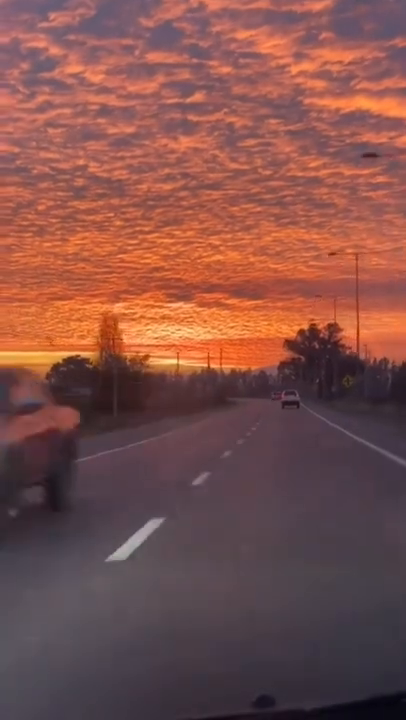
#> input picture frame 31 of challenge_vid2.mp4, 406 x 720 px, given in place of road_video.mp4, which was not available
$ python LaneLines.py
#> lines starting #> are read from the running program, lines starting #| are printed output that depends on the picture; after the words box and inside, x2 and y2 are one past the last pixel; in counts of white or black regions, pixels touching at a corner belong together; pictures that were not available may be replaced by others from this repository, and a replacement may not be noted
import cv2
import numpy as np

class LaneLines:
    """
    Lane and curve detection with polynomial fitting + lane departure warning.
    """
    def __init__(self):
        # Canny thresholds
        self.low_threshold = 50
        self.high_threshold = 150

        # Morphology to clean up edges
        self.kernel = np.ones((5, 5), np.uint8)

        # Lane departure threshold (pixels)
        self.departure_threshold = 80

    def region_of_interest(self, img):
        """Apply a polygonal mask to focus on the road area."""
        height, width = img.shape[:2]
        mask = np.zeros_like(img)

        polygon = np.array([[
            (0, height),
            (width * 0.4, height * 0.6),
            (width * 0.6, height * 0.6),
            (width, height)
        ]], dtype=np.int32)

        cv2.fillPoly(mask, polygon, 255)
        return cv2.bitwise_and(img, mask)

    def preprocess(self, frame):
        """Convert to grayscale, blur, and edge detection."""
        gray = cv2.cvtColor(frame, cv2.COLOR_BGR2GRAY)
        blur = cv2.GaussianBlur(gray, (5, 5), 0)
        edges = cv2.Canny(blur, self.low_threshold, self.high_threshold)
        edges = cv2.dilate(edges, self.kernel, iterations=1)
        edges = cv2.erode(edges, self.kernel, iterations=1)
        return edges

    def fit_polyline(self, points, frame, color=(0, 255, 0)):
        """Fit a polynomial curve and draw it on the frame."""
        if len(points) < 10:
            return None, frame

        points = np.array(points)
        x = points[:, 0]
        y = points[:, 1]

        # Fit quadratic polynomial: x = f(y)
        poly = np.poly1d(np.polyfit(y, x, 2))

        y_new = np.linspace(min(y), max(y), num=50)
        x_new = poly(y_new).astype(int)
        pts = np.array(list(zip(x_new, y_new.astype(int))))

        # Draw curve
        for i in range(len(pts) - 1):
            cv2.line(frame, tuple(pts[i]), tuple(pts[i + 1]), color, 8)

        return poly, frame

    def separate_lines(self, edges):
        """Find left and right lane points from edges."""
        lines = cv2.HoughLinesP(edges, 2, np.pi / 180, 100, minLineLength=40, maxLineGap=150)
        left_points, right_points = [], []
        if lines is None:
            return left_points, right_points

        for line in lines:
            x1, y1, x2, y2 = line[0]
            slope = (y2 - y1) / (x2 - x1 + 1e-6)
            if slope < 0:  # left lane
                left_points.append((x1, y1))
                left_points.append((x2, y2))
            else:  # right lane
                right_points.append((x1, y1))
                right_points.append((x2, y2))

        return left_points, right_points

    def lane_departure_warning(self, frame, left_poly, right_poly):
        """Check if car deviates from lane center."""
        height, width = frame.shape[:2]
        vehicle_center = width // 2
        bottom_y = height

        # Estimate left and right lane positions at the bottom of the frame
        left_x = int(left_poly(bottom_y)) if left_poly is not None else None
        right_x = int(right_poly(bottom_y)) if right_poly is not None else None

        if left_x and right_x:
            lane_center = (left_x + right_x) // 2
            deviation = vehicle_center - lane_center

            # Draw vehicle center & lane center
            cv2.line(frame, (vehicle_center, height), (vehicle_center, height - 50), (255, 0, 0), 3)
            cv2.line(frame, (lane_center, height), (lane_center, height - 50), (0, 255, 255), 3)

            # Check deviation
            if abs(deviation) > self.departure_threshold:
                cv2.putText(frame, "LANE DEPARTURE!", (50, 100),
                            cv2.FONT_HERSHEY_SIMPLEX, 1.5, (0, 0, 255), 3)
        return frame

    def forward(self, frame):
        """Main pipeline with LDWS."""
        edges = self.preprocess(frame)
        cropped = self.region_of_interest(edges)

        left_pts, right_pts = self.separate_lines(cropped)

        result = frame.copy()
        left_poly, result = self.fit_polyline(left_pts, result, color=(0, 255, 0))
        right_poly, result = self.fit_polyline(right_pts, result, color=(0, 255, 0))

        # Lane departure warning
        result = self.lane_departure_warning(result, left_poly, right_poly)

        return result


# [7 lines of commented-out code are left out]


if __name__ == "__main__":
    lane_detector = LaneLines()
    cap = cv2.VideoCapture("road_video.mp4")  # or 0 for webcam

    while cap.isOpened():
        ret, frame = cap.read()
#> frame is the input picture: shape (720, 406, 3); mean B, G, R 74.3, 79.9, 127.3
        if not ret:
            break

        lanes = lane_detector.forward(frame)
#> in preprocess, `gray = cv2.cvtColor(frame, cv2.COLOR_BGR2GRAY)`:
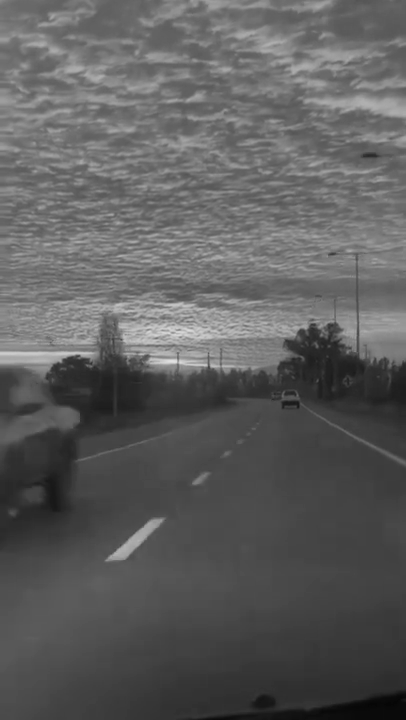
#> gray: shape (720, 406); min 6, max 225, mean 93.5
#> in preprocess, `edges = cv2.Canny(blur, self.low_threshold, self.high_threshold)`:
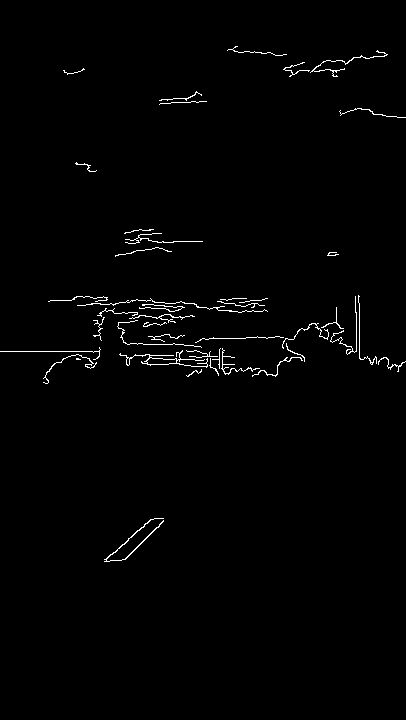
#> edges: shape (720, 406); 1.1% white in thin lines or dots, all inside (x1, y1, x2, y2) = (0, 46, 406, 562)
#> in preprocess, `edges = cv2.dilate(edges, self.kernel, iterations=1)`:
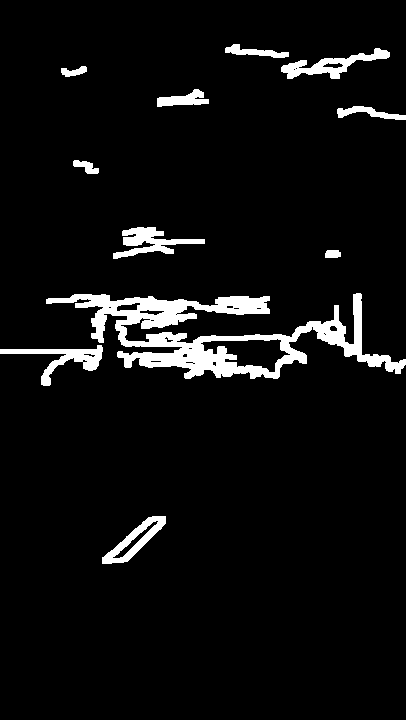
#> edges: shape (720, 406); 5.7% white; 11 white regions, largest, box (x1, y1, x2, y2) and area: (46, 293, 406, 379) 10210, (113, 227, 205, 259) 1185, (0, 345, 103, 386) 1183
#> in preprocess, `edges = cv2.erode(edges, self.kernel, iterations=1)`:
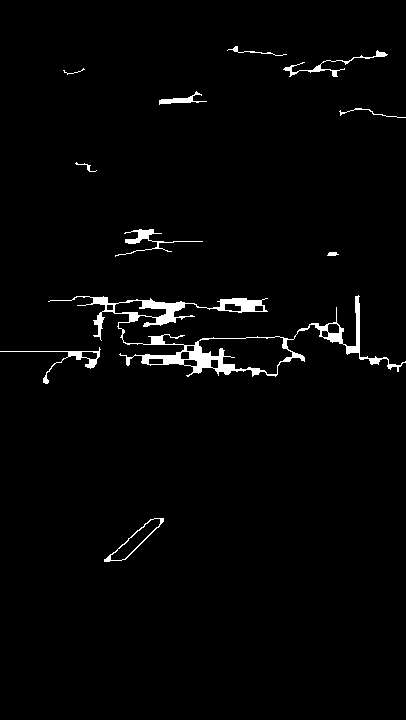
#> edges: shape (720, 406); 2.1% white; 11 white regions, largest, box (x1, y1, x2, y2) and area: (48, 295, 406, 377) 4337, (115, 229, 203, 257) 369, (0, 347, 101, 384) 369
#> in region_of_interest, `cv2.fillPoly(mask, polygon, 255)`:
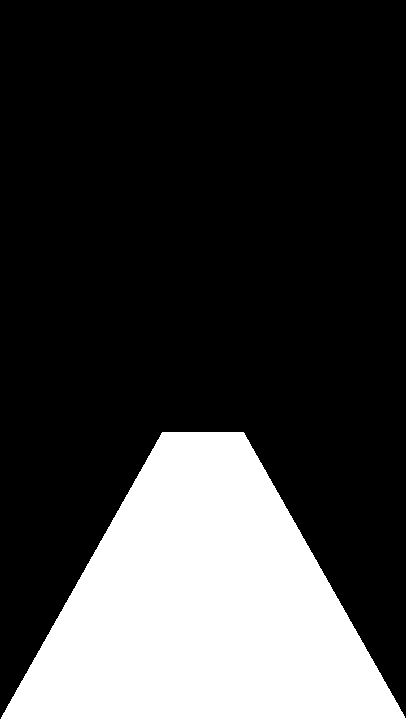
#> mask: shape (720, 406); 24.1% white; 1 white region, box (x1, y1, x2, y2) and area: (0, 432, 406, 720) 70353
#> in region_of_interest, `return cv2.bitwise_and(img, mask)`:
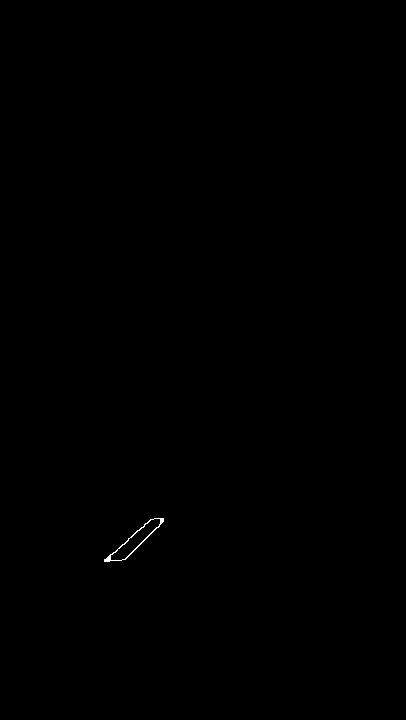
#> returned value: shape (720, 406); 0.08% white in thin lines or dots, all inside (x1, y1, x2, y2) = (104, 518, 164, 562)
#> in separate_lines, `lines = cv2.HoughLinesP(edges, 2, np.pi / 180, 100, minLineLength=40, ..`: lines = None
#> in forward, `left_pts, right_pts = self.separate_lines(cropped)`: left_pts = []
        # lanes = detect_objects(lanes)  # optional YOLO integration

        cv2.imshow("Lane, Curve & LDWS", lanes)
        if cv2.waitKey(1) & 0xFF == ord("q"):
#> (key q is pressed here)
            break

    cap.release()
    cv2.destroyAllWindows()

$ run again, starting later in the video
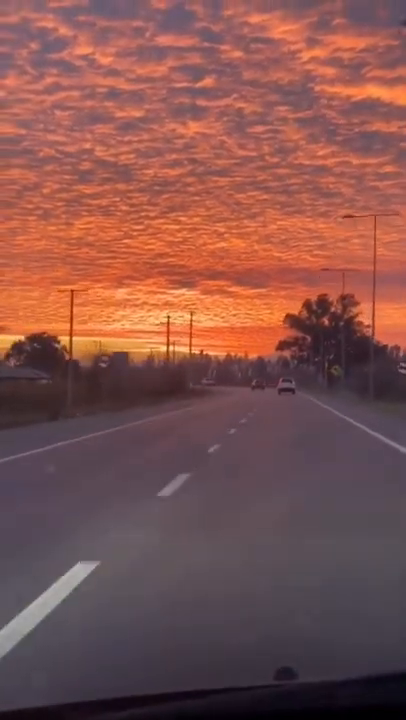
#> input picture frame 141 of challenge_vid2.mp4, 406 x 720 px, given in place of road_video.mp4, which was not available
#> frame is the input picture: shape (720, 406, 3); mean B, G, R 77.5, 82.1, 129.2
#> in preprocess, `gray = cv2.cvtColor(frame, cv2.COLOR_BGR2GRAY)`:
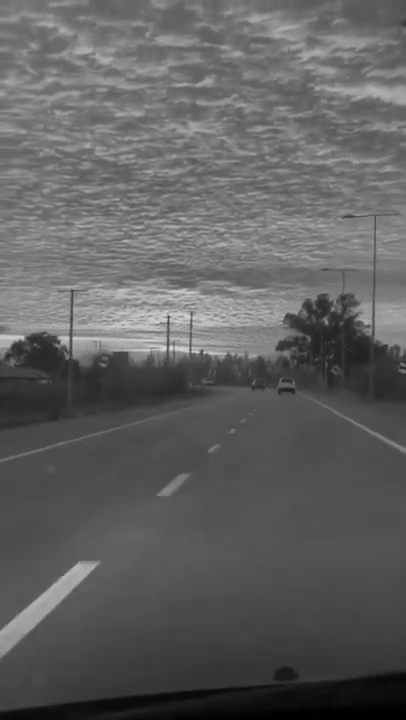
#> gray: shape (720, 406); min 0, max 217, mean 95.7
#> in preprocess, `edges = cv2.erode(edges, self.kernel, iterations=1)`:
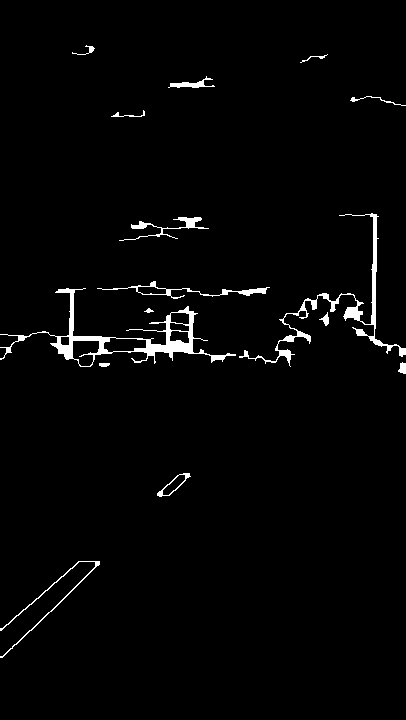
#> edges: shape (720, 406); 2.1% white; 15 white regions, largest, box (x1, y1, x2, y2) and area: (0, 288, 236, 367) 2385, (239, 213, 406, 367) 1730, (97, 281, 270, 299) 467
#> mask: shape (720, 406); 24.1% white; 1 white region, box (x1, y1, x2, y2) and area: (0, 432, 406, 720) 70353
#> lines = None
#> left_pts = []
